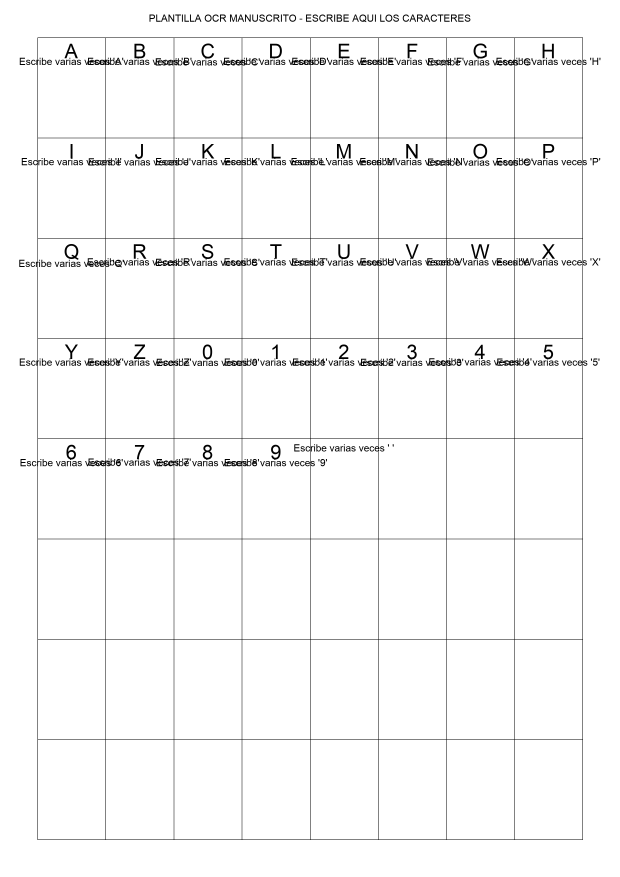
#> input picture data/raw_handwritten/plantilla_handwritten.png, 2480 x 3508 px (shown at 1/4 size); its folder holds only this picture in this run
$ python build_handwritten_from_images.py --dir ../data/raw_handwritten   (older library calls are emulated)
#> lines starting #> are read from the running program, lines starting #| are printed output that depends on the picture; after the words box and inside, x2 and y2 are one past the last pixel; in counts of white or black regions, pixels touching at a corner belong together
#> in build_dataset_from_images, img_bgr is the input picture: shape (3508, 2480, 3); min 0, max 255, mean 247.5
### core/preprocessing.py
from __future__ import annotations

import cv2
import numpy as np

from config import CHAR_SIZE


def preprocess_image(image_bgr: np.ndarray) -> np.ndarray:
    """Convierte una imagen BGR en una binaria 'limpia' para segmentación de texto.

    Devuelve una imagen binaria uint8 con valores 0 (fondo) y 255 (texto).
    """
    gray = cv2.cvtColor(image_bgr, cv2.COLOR_BGR2GRAY)

    # Suavizado ligero para reducir ruido
    gray = cv2.GaussianBlur(gray, (5, 5), 0)

    # Binarización adaptativa suele ir bien con manuscrito
    binary = cv2.adaptiveThreshold(
        gray,
        maxValue=255,
        adaptiveMethod=cv2.ADAPTIVE_THRESH_GAUSSIAN_C,
        thresholdType=cv2.THRESH_BINARY_INV,
        blockSize=31,
        C=10,
    )
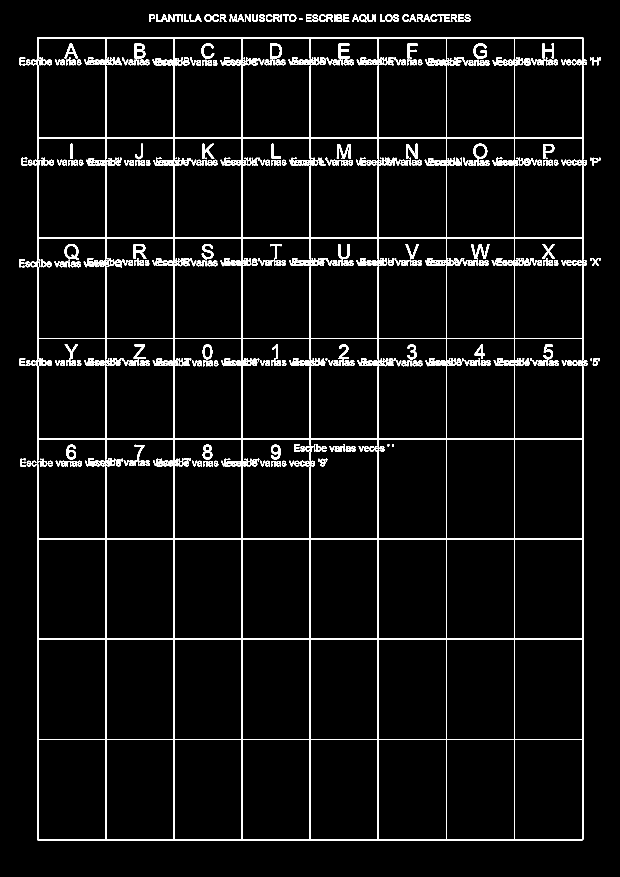
#> binary: shape (3508, 2480) (shown at 1/4 size); 4.3% white; 513 white regions (5 under 20 px), largest, box (x1, y1, x2, y2) and area: (132, 149, 2350, 3361) 232135, (1884, 976, 1958, 1037) 1551, (1347, 576, 1403, 634) 1540

    # Pequeña apertura para eliminar puntitos aislados
    kernel = cv2.getStructuringElement(cv2.MORPH_ELLIPSE, (3, 3))
    binary = cv2.morphologyEx(binary, cv2.MORPH_OPEN, kernel, iterations=1)
#> binary: shape (3508, 2480); 4.2% white; 538 white regions (6 under 20 px), largest, box (x1, y1, x2, y2) and area: (132, 149, 2348, 3361) 208126, (885, 1433, 1006, 1465) 1793, (337, 230, 459, 262) 1782

    return binary


def normalize_char_image(char_img: np.ndarray, size: tuple[int, int] = CHAR_SIZE) -> np.ndarray:
    """Normaliza una imagen de carácter a tamaño fijo con padding y centrado aproximado.

    Se asume char_img como binaria uint8 (0 fondo, 255 trazo).
    """
#> called with size = (32, 32)
    # Recortar bounding box ajustado
    ys, xs = np.where(char_img > 0)
    if len(xs) == 0 or len(ys) == 0:
        # Imagen vacía: devolver parche blanco
        return np.zeros(size, dtype=np.uint8)

    x_min, x_max = xs.min(), xs.max()
#> x_min = 77; x_max = 2402
    y_min, y_max = ys.min(), ys.max()
#> y_min = 57; y_max = 3360
    cropped = char_img[y_min : y_max + 1, x_min : x_max + 1]
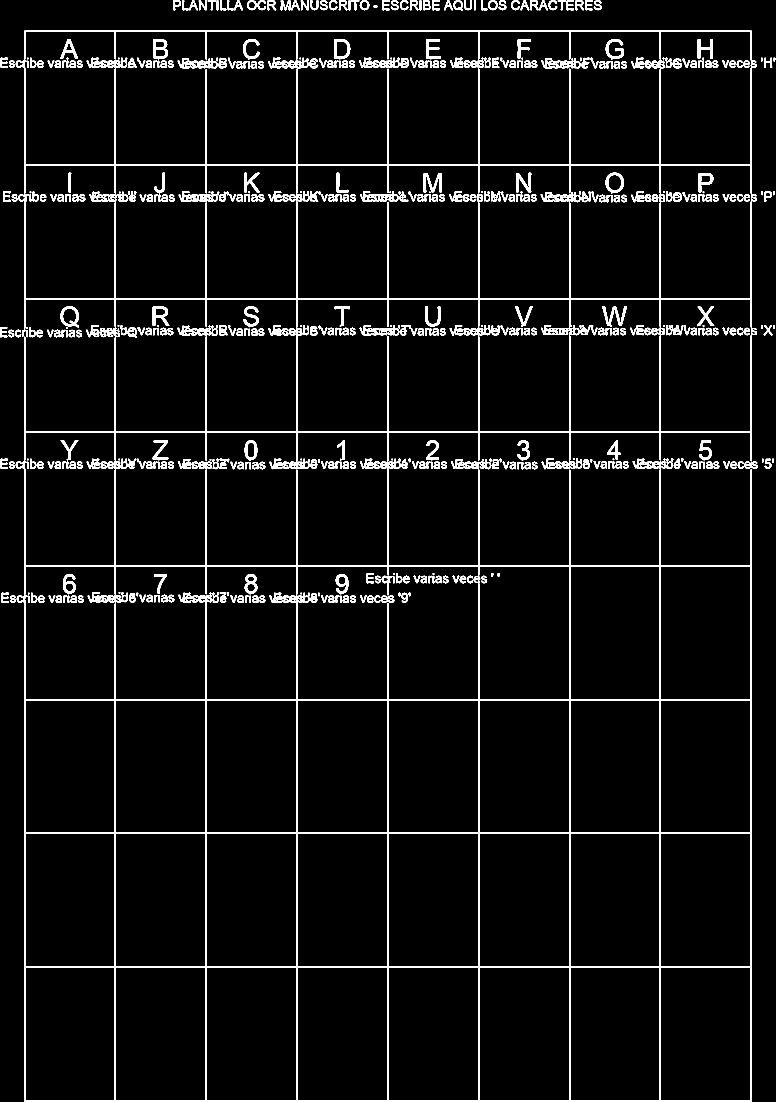
#> cropped: shape (3304, 2326) (shown at 1/3 size); 4.8% white; 538 white regions (6 under 20 px), largest, box (x1, y1, x2, y2) and area: (55, 92, 2271, 3304) 208126, (808, 1376, 929, 1408) 1793, (260, 173, 382, 205) 1782

    # Mantener aspecto, redimensionando al tamaño objetivo con padding
    target_h, target_w = size
    h, w = cropped.shape[:2]
#> h = 3304; w = 2326

    scale = min(target_w / w, target_h / h)
#> scale = 0.00969
    new_w = max(1, int(w * scale))
#> new_w = 22
    new_h = max(1, int(h * scale))
#> new_h = 32
    resized = cv2.resize(cropped, (new_w, new_h), interpolation=cv2.INTER_AREA)

    canvas = np.zeros((target_h, target_w), dtype=np.uint8)
    y_off = (target_h - new_h) // 2
#> y_off = 0
    x_off = (target_w - new_w) // 2
#> x_off = 5
    canvas[y_off : y_off + new_h, x_off : x_off + new_w] = resized

    return canvas

### core/features.py
from __future__ import annotations

import numpy as np
import cv2

from config import (
    CHAR_SIZE,
    HOG_N_BINS,
    HOG_CELL_SIZE,
    HOG_BLOCK_SIZE,
)


def _compute_gradients(image: np.ndarray):
    # Sobel gradientes
    gx = cv2.Sobel(image, cv2.CV_32F, 1, 0, ksize=3)
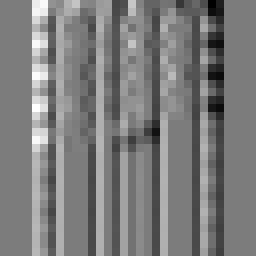
#> gx: shape (32, 32) float32 (shown 8 times larger); min -94, max 98, mean 0; drawn with min black and max white
    gy = cv2.Sobel(image, cv2.CV_32F, 0, 1, ksize=3)
    mag, ang = cv2.cartToPolar(gx, gy, angleInDegrees=True)
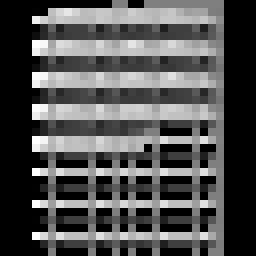
#> ang: shape (32, 32) float32 (shown 8 times larger); min 0, max 358.8, mean 114.8; drawn with min black and max white
    return mag, ang


def _hog_descriptor(image: np.ndarray) -> np.ndarray:
    """Implementación sencilla de HOG para un parche 2D (binario o gris)."""
    # Asegurar tamaño esperado
    if image.shape != CHAR_SIZE:
        image = cv2.resize(image, CHAR_SIZE, interpolation=cv2.INTER_AREA)

    mag, ang = _compute_gradients(image)

    cell_h, cell_w = HOG_CELL_SIZE
    n_cells_y = image.shape[0] // cell_h
#> n_cells_y = 4
    n_cells_x = image.shape[1] // cell_w
#> n_cells_x = 4

    # Cuantizar ángulos en bins
    bin_width = 180.0 / HOG_N_BINS  # usaremos [0,180)
    bins = np.int32(ang // bin_width)
    bins[bins >= HOG_N_BINS] = HOG_N_BINS - 1

    # Histograma por celda
    hist = np.zeros((n_cells_y, n_cells_x, HOG_N_BINS), dtype=np.float32)

    for y in range(n_cells_y):
        for x in range(n_cells_x):
            cell_mag = mag[y*cell_h:(y+1)*cell_h, x*cell_w:(x+1)*cell_w]
            cell_bins = bins[y*cell_h:(y+1)*cell_h, x*cell_w:(x+1)*cell_w]
            for i in range(cell_mag.shape[0]):
                for j in range(cell_mag.shape[1]):
                    b = cell_bins[i, j]
                    hist[y, x, b] += cell_mag[i, j]

    # Normalización por bloques
    by, bx = HOG_BLOCK_SIZE
    eps = 1e-6
    block_features = []
    for y in range(n_cells_y - by + 1):
        for x in range(n_cells_x - bx + 1):
            block = hist[y:y+by, x:x+bx, :].ravel()
            norm = np.sqrt(np.sum(block ** 2) + eps**2)
            block_features.append(block / norm)
#> after the loop, block_features = 9 items

    return np.concatenate(block_features, axis=0)


def extract_features_for_char_images(char_images):
    """Devuelve una matriz (n_samples, n_features) para una lista de parches de caracteres."""
    feats = [ _hog_descriptor(img) for img in char_images ]
#> in _compute_gradients (call 2), `gx = cv2.Sobel(image, cv2.CV_32F, 1, 0, ksize=3)`: image: shape (32, 32); 30.2% white; 1 white region, box (x1, y1, x2, y2) and area: (5, 0, 26, 32) 309
#> in _hog_descriptor (call 2), `bins[bins >= HOG_N_BINS] = HOG_N_BINS - 1`: bins: shape (32, 32) int32; min 0, max 8, mean 1.65
#> in _hog_descriptor (call 3), `bins[bins >= HOG_N_BINS] = HOG_N_BINS - 1`:
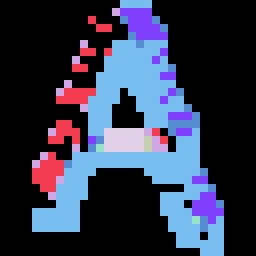
#> bins: shape (32, 32) int32 (shown 8 times larger); 9 distinct labels, from 0 to 8; one colour per label, 0 black
#> in _compute_gradients (call 4), `gy = cv2.Sobel(image, cv2.CV_32F, 0, 1, ksize=3)`:
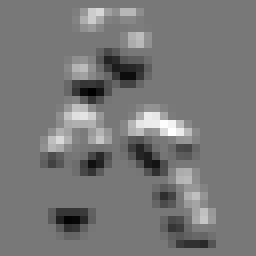
#> gy: shape (32, 32) float32 (shown 8 times larger); min -859, max 959, mean -2.3; drawn with min black and max white
#> in _hog_descriptor (call 4), `bins[bins >= HOG_N_BINS] = HOG_N_BINS - 1`:
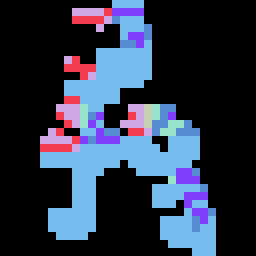
#> bins: shape (32, 32) int32 (shown 8 times larger); 8 distinct labels, from 0 to 8; one colour per label, 0 black
    return np.vstack(feats)

### training/build_handwritten_from_images.py
from __future__ import annotations

import argparse
from pathlib import Path
import re
import os

import numpy as np
import cv2

from config import DATA_DIR
from core.preprocessing import preprocess_image, normalize_char_image
from core.features import extract_features_for_char_images


def extract_label_from_filename(fname: str) -> str:
    """
    Extrae el carácter a partir del nombre del archivo.
    Ejemplos:
      - 'A_sergio.png' -> 'A'
      - 'b_23.jpg'   -> 'B' (lo pasa a mayúscula)
      - '7_algo.png' -> '7'
    """
    match = re.match(r"([A-Za-z0-9ñÑ])", fname)
    if not match:
        raise ValueError(f"No se pudo extraer letra de: {fname}")
    return match.group(1).upper()


def build_dataset_from_images(images_dir: Path, out_path: Path):
    """
    Crea un dataset manuscrito desde un directorio donde cada archivo
    es un carácter manuscrito ya recortado.

    Recorre recursivamente todas las subcarpetas.
    """
    print(f"[build_from_images] Leyendo dataset desde: {images_dir}")

    images = []
    labels = []
    count = 0

    for root, _, files in os.walk(images_dir):
        root_path = Path(root)
        for fname in files:
            if not fname.lower().endswith((".png", ".jpg", ".jpeg", ".bmp")):
                continue

            img_path = root_path / fname

            try:
                label = extract_label_from_filename(fname)
            except Exception:
                print(f"[WARN] Ignorando archivo no válido: {img_path.name}")
                continue

            img_bgr = cv2.imread(str(img_path))
            if img_bgr is None:
                print(f"[WARN] No se pudo leer: {img_path}")
                continue

            # Preprocesado igual que en el OCR real
            binary = preprocess_image(img_bgr)
            norm = normalize_char_image(binary)

            images.append(norm)
            labels.append(label)
            count += 1

    if not images:
        raise SystemExit("[build_from_images] No se encontraron imágenes válidas.")

    print(f"[build_from_images] Total caracteres cargados: {count}")

    X = extract_features_for_char_images(images)
    y = np.array(labels)

    out_path.parent.mkdir(parents=True, exist_ok=True)
    np.savez_compressed(out_path, X=X, y=y)

    print(f"[build_from_images] Dataset guardado en: {out_path}")
    print(f"[build_from_images] X.shape = {X.shape}")
#| [build_from_images] X.shape = (4, 324)


def main():
    parser = argparse.ArgumentParser(description="Construir dataset manuscrito desde imágenes sueltas.")
    parser.add_argument("--dir", type=str, required=True, help="Directorio con imágenes tipo A_nombre.png")
    parser.add_argument(
        "--out",
        type=str,
        default=str(DATA_DIR / "processed" / "handwritten_from_images.npz"),
    )
    args = parser.parse_args()

    build_dataset_from_images(
        images_dir=Path(args.dir),
        out_path=Path(args.out),
    )


if __name__ == "__main__":
    main()
